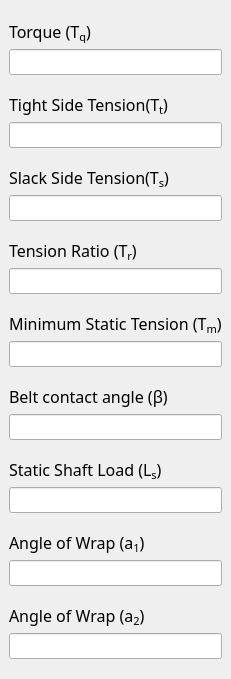
                   <widget class="QWidget" name="widget_14" native="true">
                    <layout class="QVBoxLayout" name="verticalLayout_17">
                     <property name="spacing">
                      <number>0</number>
                     </property>
                     <property name="leftMargin">
                      <number>0</number>
                     </property>
                     <property name="rightMargin">
                      <number>0</number>
                     </property>
                     <item>
                      <widget class="QWidget" name="widget_15" native="true">
                       <layout class="QVBoxLayout" name="verticalLayout_18">
                        <property name="spacing">
                         <number>6</number>
                        </property>
                        <item>
                         <widget class="QLabel" name="label_39">
                          <property name="font">
                           <font>
                            <family>Syne</family>
                            <pointsize>12</pointsize>
                           </font>
                          </property>
                          <property name="text">
                           <string>Torque (&lt;var&gt;T&lt;sub&gt;q&lt;/sub&gt;&lt;/var&gt;)</string>
                          </property>
                         </widget>
                        </item>
                        <item>
                         <widget class="QLineEdit" name="torqueOutput">
                          <property name="sizePolicy">
                           <sizepolicy hsizetype="Expanding" vsizetype="Fixed">
                            <horstretch>0</horstretch>
                            <verstretch>12</verstretch>
                           </sizepolicy>
                          </property>
                          <property name="palette">
                           <palette>
                            <active/>
                            <inactive/>
                            <disabled/>
                           </palette>
                          </property>
                          <property name="font">
                           <font>
                            <family>Merriweather</family>
                            <pointsize>10</pointsize>
                            <italic>false</italic>
                            <bold>true</bold>
                           </font>
                          </property>
                          <property name="styleSheet">
                           <string notr="true">font: 700 10pt &quot;Merriweather&quot;;</string>
                          </property>
                          <property name="text">
                           <string/>
                          </property>
                          <property name="frame">
                           <bool>true</bool>
                          </property>
                          <property name="readOnly">
                           <bool>true</bool>
                          </property>
                          <property name="placeholderText">
                           <string/>
                          </property>
                          <property name="clearButtonEnabled">
                           <bool>false</bool>
                          </property>
                         </widget>
                        </item>
                       </layout>
                      </widget>
                     </item>
                     <item>
                      <widget class="QWidget" name="widget_16" native="true">
                       <layout class="QVBoxLayout" name="verticalLayout_19">
                        <item>
                         <widget class="QLabel" name="label_40">
                          <property name="font">
                           <font>
                            <family>Syne</family>
                            <pointsize>12</pointsize>
                           </font>
                          </property>
                          <property name="text">
                           <string>Tight Side Tension(&lt;var&gt;T&lt;sub&gt;t&lt;/sub&gt;&lt;/var&gt;)</string>
                          </property>
                         </widget>
                        </item>
                        <item>
                         <widget class="QLineEdit" name="tightOutput">
                          <property name="sizePolicy">
                           <sizepolicy hsizetype="Expanding" vsizetype="Fixed">
                            <horstretch>0</horstretch>
                            <verstretch>12</verstretch>
                           </sizepolicy>
                          </property>
                          <property name="palette">
                           <palette>
                            <active/>
                            <inactive/>
                            <disabled/>
                           </palette>
                          </property>
                          <property name="font">
                           <font>
                            <family>Merriweather</family>
                            <pointsize>10</pointsize>
                            <italic>false</italic>
                            <bold>true</bold>
                           </font>
                          </property>
                          <property name="styleSheet">
                           <string notr="true">font: 700 10pt &quot;Merriweather&quot;;</string>
                          </property>
                          <property name="text">
                           <string/>
                          </property>
                          <property name="frame">
                           <bool>true</bool>
                          </property>
                          <property name="readOnly">
                           <bool>true</bool>
                          </property>
                          <property name="placeholderText">
                           <string/>
                          </property>
                          <property name="clearButtonEnabled">
                           <bool>false</bool>
                          </property>
                         </widget>
                        </item>
                       </layout>
                      </widget>
                     </item>
                     <item>
                      <widget class="QWidget" name="widget_17" native="true">
                       <layout class="QVBoxLayout" name="verticalLayout_20">
                        <item>
                         <widget class="QLabel" name="label_41">
                          <property name="font">
                           <font>
                            <family>Syne</family>
                            <pointsize>12</pointsize>
                           </font>
                          </property>
                          <property name="text">
                           <string>Slack Side Tension(&lt;var&gt;T&lt;sub&gt;s&lt;/sub&gt;&lt;/var&gt;)</string>
                          </property>
                         </widget>
                        </item>
                        <item>
                         <widget class="QLineEdit" name="slackOutput">
                          <property name="sizePolicy">
                           <sizepolicy hsizetype="Expanding" vsizetype="Fixed">
                            <horstretch>0</horstretch>
                            <verstretch>12</verstretch>
                           </sizepolicy>
                          </property>
                          <property name="palette">
                           <palette>
                            <active/>
                            <inactive/>
                            <disabled/>
                           </palette>
                          </property>
                          <property name="font">
                           <font>
                            <family>Merriweather</family>
                            <pointsize>10</pointsize>
                            <italic>false</italic>
                            <bold>true</bold>
                           </font>
                          </property>
                          <property name="styleSheet">
                           <string notr="true">font: 700 10pt &quot;Merriweather&quot;;</string>
                          </property>
                          <property name="text">
                           <string/>
                          </property>
                          <property name="frame">
                           <bool>true</bool>
                          </property>
                          <property name="readOnly">
                           <bool>true</bool>
                          </property>
                          <property name="placeholderText">
                           <string/>
                          </property>
                          <property name="clearButtonEnabled">
                           <bool>false</bool>
                          </property>
                         </widget>
                        </item>
                       </layout>
                      </widget>
                     </item>
                     <item>
                      <widget class="QWidget" name="widget_18" native="true">
                       <layout class="QVBoxLayout" name="verticalLayout_21">
                        <item>
                         <widget class="QLabel" name="label_48">
                          <property name="font">
                           <font>
                            <family>Syne</family>
                            <pointsize>12</pointsize>
                           </font>
                          </property>
                          <property name="text">
                           <string>Tension Ratio (&lt;var&gt;T&lt;sub&gt;r&lt;/sub&gt;&lt;/var&gt;)</string>
                          </property>
                         </widget>
                        </item>
                        <item>
                         <widget class="QLineEdit" name="tensionRatioOutput">
                          <property name="sizePolicy">
                           <sizepolicy hsizetype="Expanding" vsizetype="Fixed">
                            <horstretch>0</horstretch>
                            <verstretch>12</verstretch>
                           </sizepolicy>
                          </property>
                          <property name="palette">
                           <palette>
                            <active/>
                            <inactive/>
                            <disabled/>
                           </palette>
                          </property>
                          <property name="font">
                           <font>
                            <family>Merriweather</family>
                            <pointsize>10</pointsize>
                            <italic>false</italic>
                            <bold>true</bold>
                           </font>
                          </property>
                          <property name="styleSheet">
                           <string notr="true">font: 700 10pt &quot;Merriweather&quot;;</string>
                          </property>
                          <property name="text">
                           <string/>
                          </property>
                          <property name="frame">
                           <bool>true</bool>
                          </property>
                          <property name="readOnly">
                           <bool>true</bool>
                          </property>
                          <property name="placeholderText">
                           <string/>
                          </property>
                          <property name="clearButtonEnabled">
                           <bool>false</bool>
                          </property>
                         </widget>
                        </item>
                       </layout>
                      </widget>
                     </item>
                     <item>
                      <widget class="QWidget" name="widget_19" native="true">
                       <layout class="QVBoxLayout" name="verticalLayout_22">
                        <item>
                         <widget class="QLabel" name="label_49">
                          <property name="font">
                           <font>
                            <family>Syne</family>
                            <pointsize>12</pointsize>
                           </font>
                          </property>
                          <property name="text">
                           <string>Minimum Static Tension (&lt;var&gt;T&lt;sub&gt;m&lt;/sub&gt;&lt;/var&gt;)</string>
                          </property>
                         </widget>
                        </item>
                        <item>
                         <widget class="QLineEdit" name="staticTensionOutput">
                          <property name="sizePolicy">
                           <sizepolicy hsizetype="Expanding" vsizetype="Fixed">
                            <horstretch>0</horstretch>
                            <verstretch>12</verstretch>
                           </sizepolicy>
                          </property>
                          <property name="palette">
                           <palette>
                            <active/>
                            <inactive/>
                            <disabled/>
                           </palette>
                          </property>
                          <property name="font">
                           <font>
                            <family>Merriweather</family>
                            <pointsize>10</pointsize>
                            <italic>false</italic>
                            <bold>true</bold>
                           </font>
                          </property>
                          <property name="styleSheet">
                           <string notr="true">font: 700 10pt &quot;Merriweather&quot;;</string>
                          </property>
                          <property name="text">
                           <string/>
                          </property>
                          <property name="frame">
                           <bool>true</bool>
                          </property>
                          <property name="readOnly">
                           <bool>true</bool>
                          </property>
                          <property name="placeholderText">
                           <string/>
                          </property>
                          <property name="clearButtonEnabled">
                           <bool>false</bool>
                          </property>
                         </widget>
                        </item>
                       </layout>
                      </widget>
                     </item>
                     <item>
                      <widget class="QWidget" name="widget_20" native="true">
                       <layout class="QVBoxLayout" name="verticalLayout_23">
                        <item>
                         <widget class="QLabel" name="label_50">
                          <property name="font">
                           <font>
                            <family>Syne</family>
                            <pointsize>12</pointsize>
                           </font>
                          </property>
                          <property name="text">
                           <string>Belt contact angle (&lt;var&gt;β&lt;/var&gt;)</string>
                          </property>
                         </widget>
                        </item>
                        <item>
                         <widget class="QLineEdit" name="contactAngleOutput">
                          <property name="sizePolicy">
                           <sizepolicy hsizetype="Expanding" vsizetype="Fixed">
                            <horstretch>0</horstretch>
                            <verstretch>12</verstretch>
                           </sizepolicy>
                          </property>
                          <property name="palette">
                           <palette>
                            <active/>
                            <inactive/>
                            <disabled/>
                           </palette>
                          </property>
                          <property name="font">
                           <font>
                            <family>Merriweather</family>
                            <pointsize>10</pointsize>
                            <italic>false</italic>
                            <bold>true</bold>
                           </font>
                          </property>
                          <property name="styleSheet">
                           <string notr="true">font: 700 10pt &quot;Merriweather&quot;;</string>
                          </property>
                          <property name="text">
                           <string/>
                          </property>
                          <property name="frame">
                           <bool>true</bool>
                          </property>
                          <property name="readOnly">
                           <bool>true</bool>
                          </property>
                          <property name="placeholderText">
                           <string/>
                          </property>
                          <property name="clearButtonEnabled">
                           <bool>false</bool>
                          </property>
                         </widget>
                        </item>
                       </layout>
                      </widget>
                     </item>
                     <item>
                      <widget class="QWidget" name="widget_23" native="true">
                       <layout class="QVBoxLayout" name="verticalLayout_27">
                        <item>
                         <widget class="QLabel" name="label_54">
                          <property name="font">
                           <font>
                            <family>Syne</family>
                            <pointsize>12</pointsize>
                           </font>
                          </property>
                          <property name="text">
                           <string>Static Shaft Load (&lt;var&gt;L&lt;sub&gt;s&lt;/sub&gt;&lt;/var&gt;)</string>
                          </property>
                         </widget>
                        </item>
                        <item>
                         <widget class="QLineEdit" name="shaftLoadOutput">
                          <property name="sizePolicy">
                           <sizepolicy hsizetype="Expanding" vsizetype="Fixed">
                            <horstretch>0</horstretch>
                            <verstretch>12</verstretch>
                           </sizepolicy>
                          </property>
                          <property name="palette">
                           <palette>
                            <active/>
                            <inactive/>
                            <disabled/>
                           </palette>
                          </property>
                          <property name="font">
                           <font>
                            <family>Merriweather</family>
                            <pointsize>10</pointsize>
                            <italic>false</italic>
                            <bold>true</bold>
                           </font>
                          </property>
                          <property name="styleSheet">
                           <string notr="true">font: 700 10pt &quot;Merriweather&quot;;</string>
                          </property>
                          <property name="text">
                           <string/>
                          </property>
                          <property name="frame">
                           <bool>true</bool>
                          </property>
                          <property name="readOnly">
                           <bool>true</bool>
                          </property>
                          <property name="placeholderText">
                           <string/>
                          </property>
                          <property name="clearButtonEnabled">
                           <bool>false</bool>
                          </property>
                         </widget>
                        </item>
                       </layout>
                      </widget>
                     </item>
                     <item>
                      <widget class="QWidget" name="widget_21" native="true">
                       <layout class="QVBoxLayout" name="verticalLayout_24">
                        <item>
                         <widget class="QLabel" name="label_51">
                          <property name="font">
                           <font>
                            <family>Syne</family>
                            <pointsize>12</pointsize>
                           </font>
                          </property>
                          <property name="text">
                           <string>Angle of Wrap (&lt;var&gt;a&lt;sub&gt;1&lt;/sub&gt;&lt;/var&gt;)</string>
                          </property>
                         </widget>
                        </item>
                        <item>
                         <widget class="QLineEdit" name="wrapAngleOutput">
                          <property name="sizePolicy">
                           <sizepolicy hsizetype="Expanding" vsizetype="Fixed">
                            <horstretch>0</horstretch>
                            <verstretch>12</verstretch>
                           </sizepolicy>
                          </property>
                          <property name="palette">
                           <palette>
                            <active/>
                            <inactive/>
                            <disabled/>
                           </palette>
                          </property>
                          <property name="font">
                           <font>
                            <family>Merriweather</family>
                            <pointsize>10</pointsize>
                            <italic>false</italic>
                            <bold>true</bold>
                           </font>
                          </property>
                          <property name="styleSheet">
                           <string notr="true">font: 700 10pt &quot;Merriweather&quot;;</string>
                          </property>
                          <property name="text">
                           <string/>
                          </property>
                          <property name="frame">
                           <bool>true</bool>
                          </property>
                          <property name="readOnly">
                           <bool>true</bool>
                          </property>
                          <property name="placeholderText">
                           <string/>
                          </property>
                          <property name="clearButtonEnabled">
                           <bool>false</bool>
                          </property>
                         </widget>
                        </item>
                       </layout>
                      </widget>
                     </item>
                     <item>
                      <widget class="QWidget" name="widget_39" native="true">
                       <layout class="QVBoxLayout" name="verticalLayout_49">
                        <item>
                         <widget class="QLabel" name="label_60">
                          <property name="font">
                           <font>
                            <family>Syne</family>
                            <pointsize>12</pointsize>
                           </font>
                          </property>
                          <property name="text">
                           <string>Angle of Wrap (&lt;var&gt;a&lt;sub&gt;2&lt;/sub&gt;&lt;/var&gt;)</string>
                          </property>
                         </widget>
                        </item>
                        <item>
                         <widget class="QLineEdit" name="wrapAngleOutput_2">
                          <property name="sizePolicy">
                           <sizepolicy hsizetype="Expanding" vsizetype="Fixed">
                            <horstretch>0</horstretch>
                            <verstretch>12</verstretch>
                           </sizepolicy>
                          </property>
                          <property name="palette">
                           <palette>
                            <active/>
                            <inactive/>
                            <disabled/>
                           </palette>
                          </property>
                          <property name="font">
                           <font>
                            <family>Merriweather</family>
                            <pointsize>10</pointsize>
                            <italic>false</italic>
                            <bold>true</bold>
                           </font>
                          </property>
                          <property name="styleSheet">
                           <string notr="true">font: 700 10pt &quot;Merriweather&quot;;</string>
                          </property>
                          <property name="text">
                           <string/>
                          </property>
                          <property name="frame">
                           <bool>true</bool>
                          </property>
                          <property name="readOnly">
                           <bool>true</bool>
                          </property>
                          <property name="placeholderText">
                           <string/>
                          </property>
                          <property name="clearButtonEnabled">
                           <bool>false</bool>
                          </property>
                         </widget>
                        </item>
                       </layout>
                      </widget>
                     </item>
                    </layout>
                   </widget>
